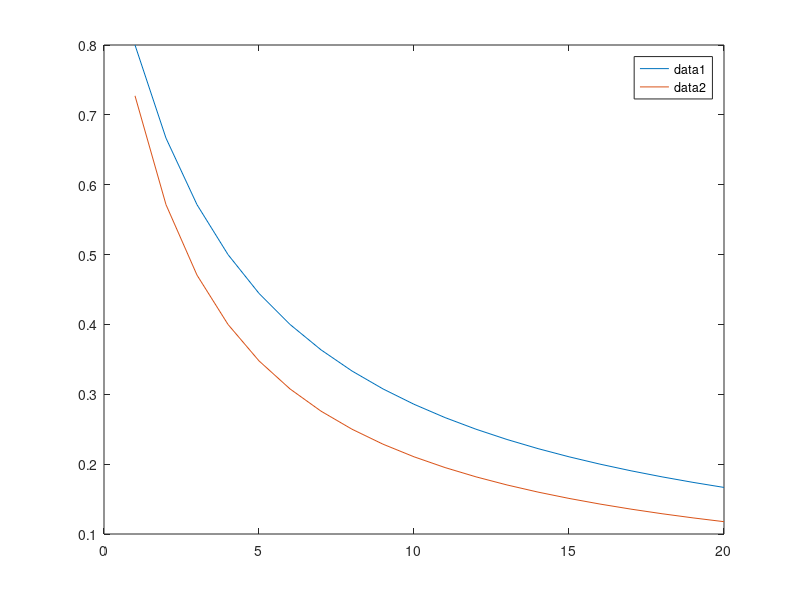
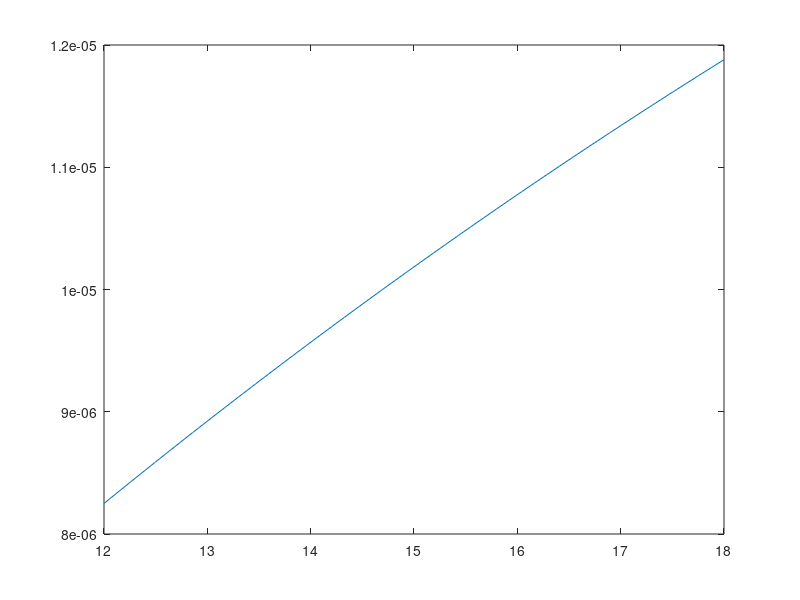
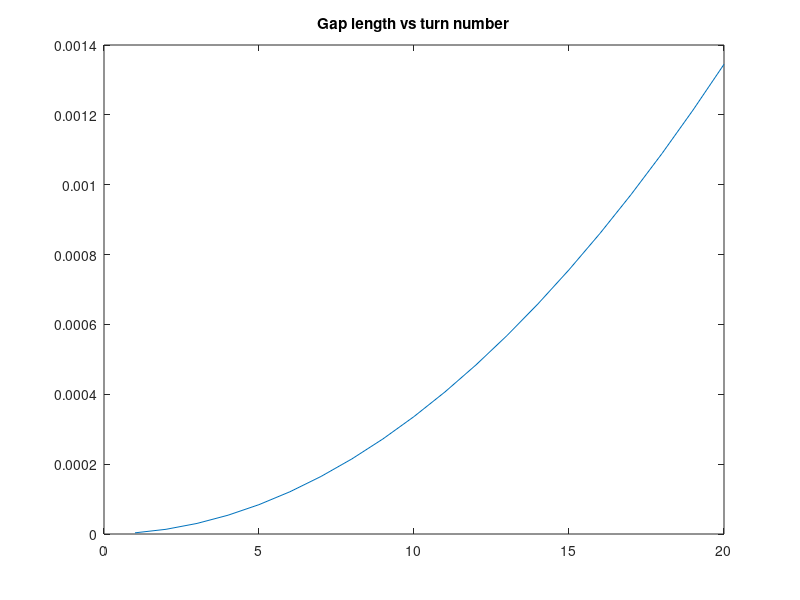
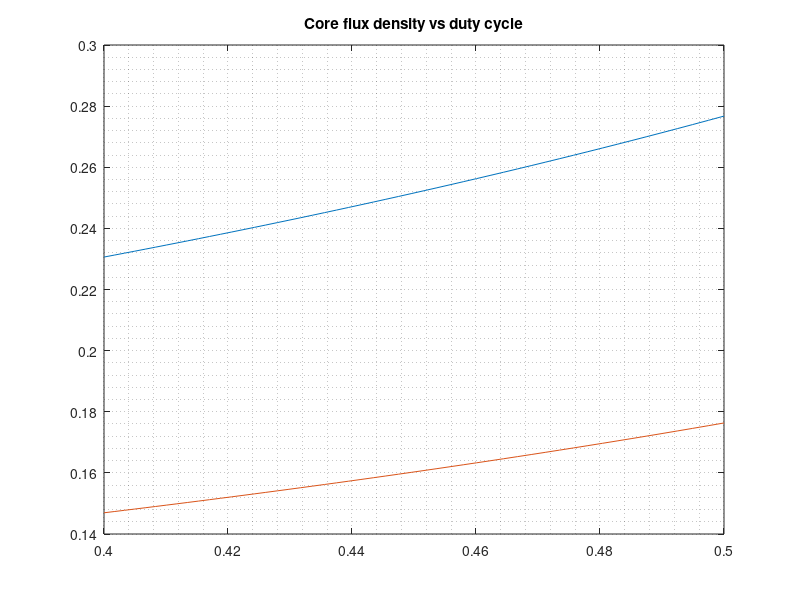

Reproduce these figures in MATLAB, in order.
close all
clear 
%%
% Specify project requirements

Vimax = 18;
Vimin = 12;
Vo = 48;
Po = 48;

% Choose an estimated efficiency
eff_est = 0.88;
% Choose transformer current ripple ratio
ripple_ratio = 0.40;

%% Duty Range vs Turns Ratio
% We observe the effect of turns ratio on the duty range of our converter
% given the input and output voltage range

% We sweep N2/N1 between 1 and 20
N = linspace(1,20,20);

Dmax_vec = zeros(1,20);
Dmin_vec = zeros(1,20);

% Calculate min and max duty values for all N values
for i=1:20
    d1 = ((1/N(i)) * (Vo/Vimin))./(1+(1/N(i)) * (Vo/Vimin));
    d2 = ((1/N(i)) * (Vo/Vimax))./(1+(1/N(i)) * (Vo/Vimax));
    dmax = max(d1,d2);
    dmin = min(d1,d2);
    Dmax_vec(i) = dmax;
    Dmin_vec(i) = dmin;
end

figure;
plot(N,Dmax_vec);
hold on
plot(N,Dmin_vec);
hold on
legend
hold off

%% Determine Lm
clear dmin dmax Dmin_vec Dmax_vec d1 d2 i N
Vin_vec = linspace(12, 18, 50);

% Choose max duty as 0.5, calculate N
Dmax = 0.5;
N = (Vo/Vimin)*(1-Dmax)/Dmax; % N2/N1 = 4
% Duty range is between 0.4 & 0.5
D_vec = (Vo./(Vin_vec*N))./(1+Vo./(Vin_vec*N));

% Choose switching frequency
fs = 2e5; % 200kHz

% Determine the transformer current ripple
Pin = Po/eff_est;
I_in_avg = Pin./Vin_vec;
I_Lm_avg = I_in_avg./D_vec;
Delta_I_Lm_vec = I_Lm_avg.*ripple_ratio;

Lmvec = zeros(1,50);

% Find required Lm for different input voltages
for i=1:50
    Lmvec(i) = (Vin_vec(i)*D_vec(i))/(fs*Delta_I_Lm_vec(i));
end

figure;
plot(Vin_vec, Lmvec);

% Choose Lm as 12uH to satisfy ripple ratio requirement for all inputs
Lm = 12e-6;

%% Choose Gap Length and Turn Number
% https://www.ferroxcube.com/upload/media/product/file/Pr_ds/E30_15_7.pdf

% TO DO: Add core reluctance to the gap reluctance for further calculations

% Permeability of air
mu0 = 4*pi*1e-7;

% Define core parameters
A = 30.80e-3;
B = 19.50e-3;
C = 7.20e-3;
D = 15e-3;
F = 7.30e-3;
E = 9.3e-3;

% Calculate areas from core parameters
Asmall = F*(A-B)/2;
Alarge = C*F;

% Sweep primary turn numbers and calculate other parameters
turns_pri_vec = linspace(1, 20, 20);
reluctance_vec = (turns_pri_vec.^2)./Lm;
gap_interval_vec = reluctance_vec.*(2*mu0*Asmall*Alarge)./(Alarge+2*Asmall);

fig = figure;
plot(turns_pri_vec, gap_interval_vec)
title("Gap length vs turn number")
figure;
plot(turns_pri_vec, reluctance_vec)
grid on

%exportgraphics(fig, "deneme.pdf")

% Choose a gap value (A4 width = 0.1mm), corresponds to 9 turns
reluctance = 6750000 ;
gap = 0.2723e-3;
N_pri = 9;

%% AWG
cu_resistivity = 1.68e-8;
skin_depth = sqrt(cu_resistivity/(pi*fs*mu0*1)) ; % in meters

strand_radius = pi*skin_depth^2*1e6 ; % 0.0668 mm^2 nearly 29 AWG

risk_factor = 0.75;
strand_pri = max(I_in_avg)/(0.182*risk_factor); % 29 AWG current rating 0.182 A
strand_sec = (Po/Vo)/(0.182*risk_factor) ; % 29 AWG current rating 0.182 A
% Determine Cable Length and Type

% Set cable diameters:

primary_parallel = strand_pri; % how many parallel cables there are 
primary_cable_diameter =  0.28702e-3;
primary_cable_count = N_pri*primary_parallel;

secondary_parallel = strand_sec; % how many parallel cables there are 
secondary_cable_diameter = 0.28702e-3;
secondary_cable_count = N_pri*N*secondary_parallel;

total_cable_area = pi*(primary_cable_diameter/2)^2*primary_cable_count +  pi*(secondary_cable_diameter/2)^2*secondary_cable_count;

window_area = ((B-C)/2)*2*E;
fill_factor_awg = total_cable_area/window_area;



%% Determine Cable Length and Type
% Set cable diameters:

primary_parallel = 2; % how many parallel cables there are 
primary_cable_diameter = 0.9e-3;
primary_cable_count = N_pri*primary_parallel;

secondary_parallel = 1; % how many parallel cables there are 
secondary_cable_diameter = 0.9e-3;
secondary_cable_count = N_pri*N*secondary_parallel;

% https://www.elektrisola.com/en/Litz-Wire/Info
litz_packing_factor = 1.28 ;
total_cable_area = pi*(primary_cable_diameter/2)^2*primary_cable_count +  pi*(secondary_cable_diameter/2)^2*secondary_cable_count;
total_cable_area = litz_packing_factor*total_cable_area;

window_area = ((B-C)/2)*2*E;
fill_factor_litz = total_cable_area/window_area;



%% Determine Max B
I_pri_peak = I_Lm_avg+I_Lm_avg.*ripple_ratio./2;
Phi = (N_pri.*(I_pri_peak))./reluctance;
B_field_sides = (Phi)./((A-B)*F); % side gap
B_field_center = (Phi)./(C*F); % center gap


plot(D_vec, B_field_center)
title("Core flux density vs duty cycle")
hold on
plot(D_vec,B_field_sides)
grid minor

%% Power Loss

% Core Loss
% https://elnamagnetics.com/wp-content/uploads/library/Ferroxcube-Materials/3C94_Material_Specification.pdf

% Coefficients (with 95% confidence bounds):
p1 =   8.892e-05;
p2 =     0.01501;
p3 =      -0.775;
p4 =       17.63;

P_density_center = p1.*(B_field_center.*1000.*ripple_ratio).^3 + p2.*(B_field_center.*1000.*ripple_ratio).^2 + p3.*(B_field_center.*1000.*ripple_ratio) + p4; % mT -> kW per m^3
P_center = P_density_center.*(C*D*F*2)*1000 ;% core center volume

P_density_sides = p1.*(B_field_sides.*1000.*ripple_ratio).^3 + p2.*(B_field_sides.*1000.*ripple_ratio).^2 + p3.*(B_field_sides.*1000.*ripple_ratio) + p4; % mT -> kW per m^3
P_sides = P_density_sides.*(((A-B)*F*2*D)+((B-C)*(D-E)*F*2))*1000 ;  % core center volume

P_core = (P_center + P_sides)*2 ; % an error margin of 200 % is given

% Copper Loss for litz wire
% AC losses proximity and skin effect can be ignored
% Length of the wires is estimated from the middle radius

lenght_pri = primary_cable_count*(2*C*1.28+2*F*1.28);
lenght_sec = secondary_cable_count*(((A+B)/2*2)+(5e-3+F)*2) ;

R_pri = (cu_resistivity*lenght_pri)/(primary_parallel*pi*(primary_cable_diameter/2)^2*primary_parallel/litz_packing_factor);
R_sec = (cu_resistivity*lenght_sec)/(secondary_parallel*pi*(secondary_cable_diameter/2)^2*secondary_parallel/litz_packing_factor);

P_cu_pri = R_pri*5.3*5.3;
P_cu_sec = R_sec*1.45*1.45;

P_cu_pri + P_cu_sec ;
